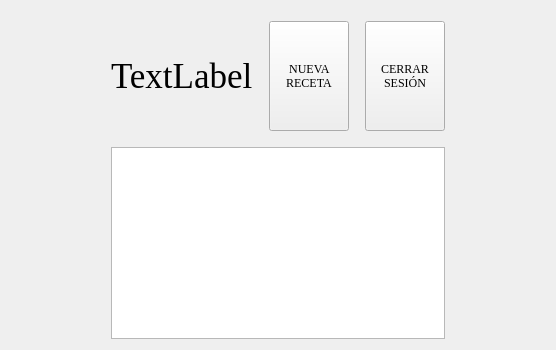
      <widget class="QWidget" name="Menu">
       <layout class="QVBoxLayout" name="verticalLayout_5">
        <item>
         <spacer name="verticalSpacer_23">
          <property name="orientation">
           <enum>Qt::Orientation::Vertical</enum>
          </property>
          <property name="sizeType">
           <enum>QSizePolicy::Policy::Fixed</enum>
          </property>
          <property name="sizeHint" stdset="0">
           <size>
            <width>20</width>
            <height>10</height>
           </size>
          </property>
         </spacer>
        </item>
        <item>
         <layout class="QHBoxLayout" name="horizontalLayout_21">
          <item>
           <spacer name="horizontalSpacer_40">
            <property name="orientation">
             <enum>Qt::Orientation::Horizontal</enum>
            </property>
            <property name="sizeType">
             <enum>QSizePolicy::Policy::Fixed</enum>
            </property>
            <property name="sizeHint" stdset="0">
             <size>
              <width>100</width>
              <height>20</height>
             </size>
            </property>
           </spacer>
          </item>
          <item>
           <layout class="QHBoxLayout" name="horizontalLayout_7">
            <item alignment="Qt::AlignmentFlag::AlignLeft">
             <widget class="QLabel" name="welcome">
              <property name="font">
               <font>
                <family>Times New Roman</family>
                <pointsize>26</pointsize>
               </font>
              </property>
              <property name="text">
               <string>TextLabel</string>
              </property>
             </widget>
            </item>
            <item>
             <spacer name="horizontalSpacer_14">
              <property name="orientation">
               <enum>Qt::Orientation::Horizontal</enum>
              </property>
              <property name="sizeType">
               <enum>QSizePolicy::Policy::Fixed</enum>
              </property>
              <property name="sizeHint" stdset="0">
               <size>
                <width>10</width>
                <height>20</height>
               </size>
              </property>
             </spacer>
            </item>
            <item>
             <widget class="QPushButton" name="crearReceta">
              <property name="enabled">
               <bool>true</bool>
              </property>
              <property name="maximumSize">
               <size>
                <width>100</width>
                <height>250</height>
               </size>
              </property>
              <property name="font">
               <font>
                <family>Times New Roman</family>
               </font>
              </property>
              <property name="text">
               <string>NUEVA 
RECETA</string>
              </property>
              <property name="iconSize">
               <size>
                <width>20</width>
                <height>20</height>
               </size>
              </property>
             </widget>
            </item>
            <item>
             <spacer name="horizontalSpacer_13">
              <property name="orientation">
               <enum>Qt::Orientation::Horizontal</enum>
              </property>
              <property name="sizeType">
               <enum>QSizePolicy::Policy::Fixed</enum>
              </property>
              <property name="sizeHint" stdset="0">
               <size>
                <width>10</width>
                <height>20</height>
               </size>
              </property>
             </spacer>
            </item>
            <item>
             <widget class="QPushButton" name="adios">
              <property name="minimumSize">
               <size>
                <width>0</width>
                <height>110</height>
               </size>
              </property>
              <property name="maximumSize">
               <size>
                <width>100</width>
                <height>16777215</height>
               </size>
              </property>
              <property name="font">
               <font>
                <family>Times New Roman</family>
               </font>
              </property>
              <property name="text">
               <string>CERRAR
SESIÓN</string>
              </property>
             </widget>
            </item>
           </layout>
          </item>
          <item>
           <spacer name="horizontalSpacer_41">
            <property name="orientation">
             <enum>Qt::Orientation::Horizontal</enum>
            </property>
            <property name="sizeType">
             <enum>QSizePolicy::Policy::Fixed</enum>
            </property>
            <property name="sizeHint" stdset="0">
             <size>
              <width>100</width>
              <height>20</height>
             </size>
            </property>
           </spacer>
          </item>
         </layout>
        </item>
        <item>
         <spacer name="verticalSpacer_22">
          <property name="orientation">
           <enum>Qt::Orientation::Vertical</enum>
          </property>
          <property name="sizeType">
           <enum>QSizePolicy::Policy::Fixed</enum>
          </property>
          <property name="sizeHint" stdset="0">
           <size>
            <width>20</width>
            <height>10</height>
           </size>
          </property>
         </spacer>
        </item>
        <item>
         <layout class="QHBoxLayout" name="horizontalLayout_11">
          <item>
           <spacer name="horizontalSpacer_22">
            <property name="orientation">
             <enum>Qt::Orientation::Horizontal</enum>
            </property>
            <property name="sizeType">
             <enum>QSizePolicy::Policy::Fixed</enum>
            </property>
            <property name="sizeHint" stdset="0">
             <size>
              <width>100</width>
              <height>20</height>
             </size>
            </property>
           </spacer>
          </item>
          <item>
           <widget class="QListWidget" name="listaRecetas">
            <property name="maximumSize">
             <size>
              <width>16777215</width>
              <height>16777215</height>
             </size>
            </property>
            <property name="showDropIndicator" stdset="0">
             <bool>false</bool>
            </property>
            <property name="alternatingRowColors">
             <bool>true</bool>
            </property>
            <property name="movement">
             <enum>QListView::Movement::Static</enum>
            </property>
            <property name="flow">
             <enum>QListView::Flow::LeftToRight</enum>
            </property>
            <property name="resizeMode">
             <enum>QListView::ResizeMode::Adjust</enum>
            </property>
            <property name="layoutMode">
             <enum>QListView::LayoutMode::Batched</enum>
            </property>
            <property name="spacing">
             <number>50</number>
            </property>
            <property name="gridSize">
             <size>
              <width>160</width>
              <height>120</height>
             </size>
            </property>
            <property name="viewMode">
             <enum>QListView::ViewMode::IconMode</enum>
            </property>
            <property name="uniformItemSizes">
             <bool>false</bool>
            </property>
            <property name="selectionRectVisible">
             <bool>false</bool>
            </property>
            <property name="itemAlignment">
             <set>Qt::AlignmentFlag::AlignCenter</set>
            </property>
           </widget>
          </item>
          <item>
           <spacer name="horizontalSpacer_23">
            <property name="orientation">
             <enum>Qt::Orientation::Horizontal</enum>
            </property>
            <property name="sizeType">
             <enum>QSizePolicy::Policy::Fixed</enum>
            </property>
            <property name="sizeHint" stdset="0">
             <size>
              <width>100</width>
              <height>20</height>
             </size>
            </property>
           </spacer>
          </item>
         </layout>
        </item>
       </layout>
      </widget>
